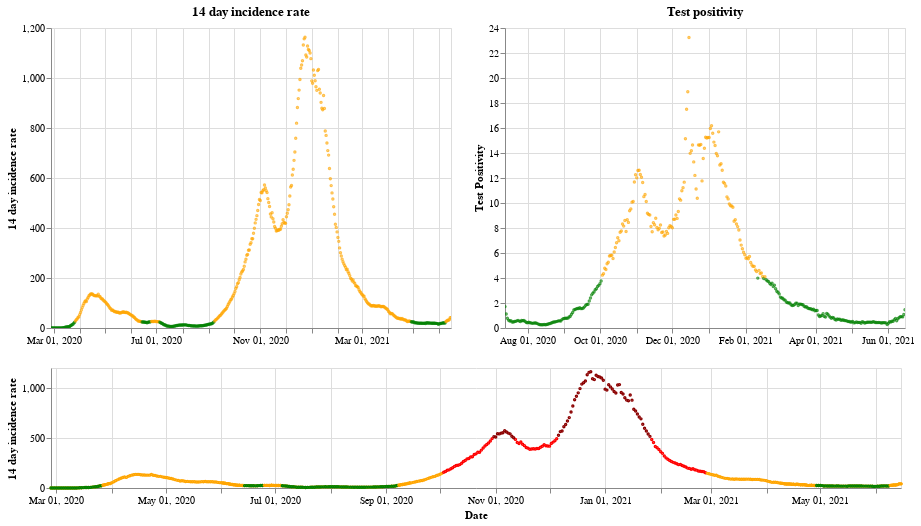

The code cell stored with this chart in its notebook:
### Markdown cell above
## Wales

### Code cell
plot_traffic_light('Wales')

### Figure 1 — Vega-Lite specification as saved in the notebook (floating-point values rounded to 4 significant figures; data arrays with more than 128 entries replaced by an {"elided": "..."} marker saying what was removed)
{"config": {"view": {"continuousWidth": 400, "continuousHeight": 300}}, "vconcat": [{"hconcat": [{"mark": {"type": "point", "size": 2}, "encoding": {"color": {"condition": {"value": "green", "test": "(datum.twoWeeklyCasesRate <= 25)"}, "value": "orange"}, "tooltip": [{"type": "nominal", "field": "areaName"}, {"type": "temporal", "field": "date"}, {"type": "quantitative", "field": "twoWeeklyCasesRate"}, {"type": "quantitative", "field": "testPositivity"}], "x": {"type": "temporal", "axis": {"title": ""}, "field": "date", "scale": {"domain": {"selection": "DateBrush"}}, "timeUnit": "yearmonthdate"}, "y": {"type": "quantitative", "axis": {"title": "14 day incidence rate"}, "field": "twoWeeklyCasesRate"}}, "title": "14 day incidence rate", "width": 400}, {"mark": {"type": "point", "size": 2}, "encoding": {"color": {"condition": {"value": "green", "test": "(datum.testPositivity <= 4)"}, "value": "orange"}, "tooltip": [{"type": "nominal", "field": "areaName"}, {"type": "temporal", "field": "date"}, {"type": "quantitative", "field": "twoWeeklyCasesRate"}, {"type": "quantitative", "field": "testPositivity"}], "x": {"type": "temporal", "axis": {"title": ""}, "field": "date", "scale": {"domain": {"selection": "DateBrush"}}, "timeUnit": "yearmonthdate"}, "y": {"type": "quantitative", "axis": {"title": "Test Positivity"}, "field": "testPositivity"}}, "title": "Test positivity", "width": 400}]}, {"layer": [{"mark": {"type": "point", "size": 2}, "encoding": {"color": {"condition": {"value": "orange", "test": "((50 && datum.twoWeeklyCasesRate) < 150)"}, "value": "red"}, "opacity": {"condition": {"value": 1, "test": "((50 && datum.twoWeeklyCasesRate) < 500)"}, "value": 0}, "tooltip": [{"type": "nominal", "field": "areaName"}, {"type": "temporal", "field": "date"}, {"type": "quantitative", "field": "twoWeeklyCasesRate"}, {"type": "quantitative", "field": "testPositivity"}], "x": {"type": "temporal", "axis": {"title": "Date"}, "field": "date", "timeUnit": "yearmonthdate"}, "y": {"type": "quantitative", "axis": {"title": "14 day incidence rate"}, "field": "twoWeeklyCasesRate"}}, "selection": {"DateBrush": {"type": "interval", "encodings": ["x"], "fields": ["Time"]}}, "width": 850}, {"mark": {"type": "point", "size": 2}, "encoding": {"color": {"value": "darkred"}, "opacity": {"condition": {"value": 1, "test": "(datum.twoWeeklyCasesRate >= 500)"}, "value": 0}, "tooltip": [{"type": "nominal", "field": "areaName"}, {"type": "temporal", "field": "date"}, {"type": "quantitative", "field": "twoWeeklyCasesRate"}, {"type": "quantitative", "field": "testPositivity"}], "x": {"type": "temporal", "axis": {"title": "Date"}, "field": "date", "timeUnit": "yearmonthdate"}, "y": {"type": "quantitative", "axis": {"title": "14 day incidence rate"}, "field": "twoWeeklyCasesRate"}}, "width": 400}, {"mark": {"type": "point", "size": 2}, "encoding": {"color": {"condition": {"value": "green", "test": "((4 && datum.twoWeeklyCasesRate) < 25)"}, "value": "orange"}, "opacity": {"condition": {"value": 1, "test": "(datum.twoWeeklyCasesRate < 50)"}, "value": 0}, "tooltip": [{"type": "nominal", "field": "areaName"}, {"type": "temporal", "field": "date"}, {"type": "quantitative", "field": "twoWeeklyCasesRate"}, {"type": "quantitative", "field": "testPositivity"}], "x": {"type": "temporal", "axis": {"title": "Date"}, "field": "date", "timeUnit": "yearmonthdate"}, "y": {"type": "quantitative", "axis": {"title": "14 day incidence rate"}, "field": "twoWeeklyCasesRate"}}, "width": 400}], "height": 120, "width": 800}], "data": {"name": "data-9e1f36d2e071e1e12a0f5ddffb34ff9b"}, "$schema": "https://vega.github.io/schema/vega-lite/v4.8.1.json", "datasets": {"data-9e1f36d2e071e1e12a0f5ddffb34ff9b": {"elided": "475 records"}}}
